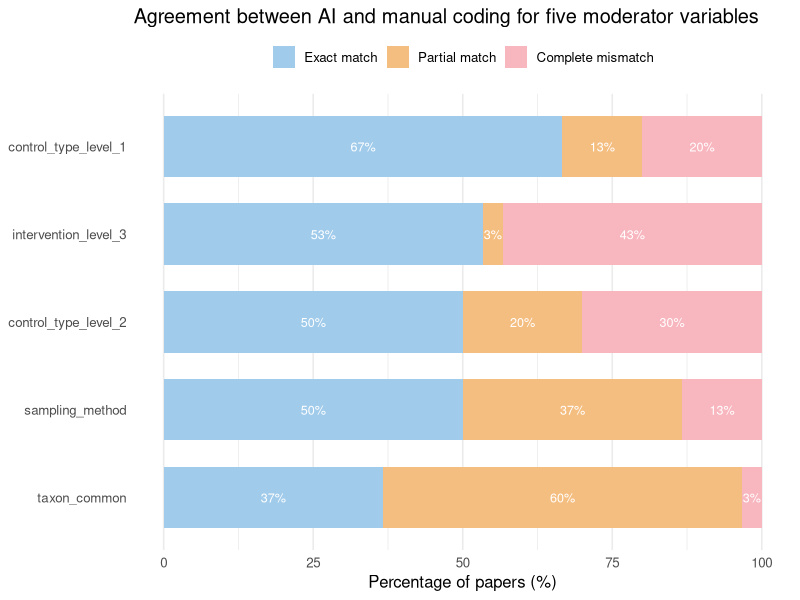
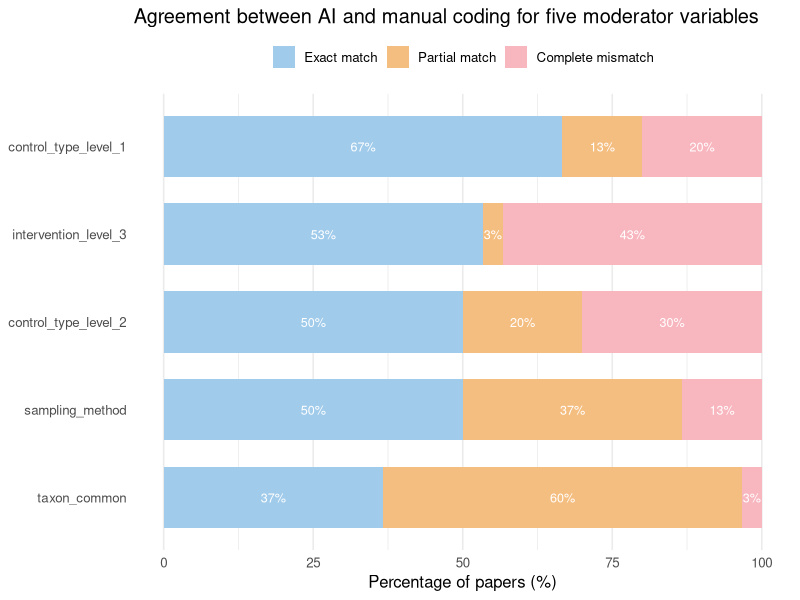

These figures' R source, in order:
library(ggplot2); library(dplyr); library(tidyr); library(forcats)

# Agreement rate per field, development set (%)
dat <- tribble(
  ~field,                 ~Match, ~Partial, ~`No match`,
  "control_type_level_1",  20,      4,        6,
  "intervention_level_3",  16,      1,       13,
  "sampling_method",       15,     11,        4,
  "control_type_level_2",  15,      6,        9,
  "taxon_common",          11,     18,        1
)

long <- dat %>%
  pivot_longer(-field, names_to = "Agreement", values_to = "count") %>%
  group_by(field) %>% mutate(pct = count/sum(count)*100) %>% ungroup() %>%
  mutate(Agreement = factor(Agreement, levels = c("No match","Partial","Match")))

# Sort by Match rate, high to low
ord <- dat %>% arrange(Match) %>% pull(field)
long$field <- factor(long$field, levels = ord)

p <- ggplot(long, aes(field, pct, fill = Agreement)) +
  geom_col(width = 0.7) +
  geom_text(aes(label = ifelse(pct >= 1, paste0(round(pct), "%"), "")),
            position = position_stack(vjust = 0.5), size = 3.2, colour = "white") +
  coord_flip() +
  scale_fill_manual(values = c("Match" = "#A0CBEB",
                               "Partial" = "#F5BE81",
                               "No match" = "#F8B6BF"),
                    breaks = c("Match", "Partial", "No match"),
                    labels = c("Exact match", "Partial match", "Complete mismatch")) +
  labs(x = NULL, y = "Percentage of papers (%)", fill = NULL,
       title = "Agreement between AI and manual coding for five moderator variables")+
  theme_minimal(base_size = 12) +
  theme(legend.position = "top", panel.grid.major.y = element_blank())

print(p)
ggsave("Figure1_agreement.png", p, width = 10, height = 4.5, dpi = 300)
